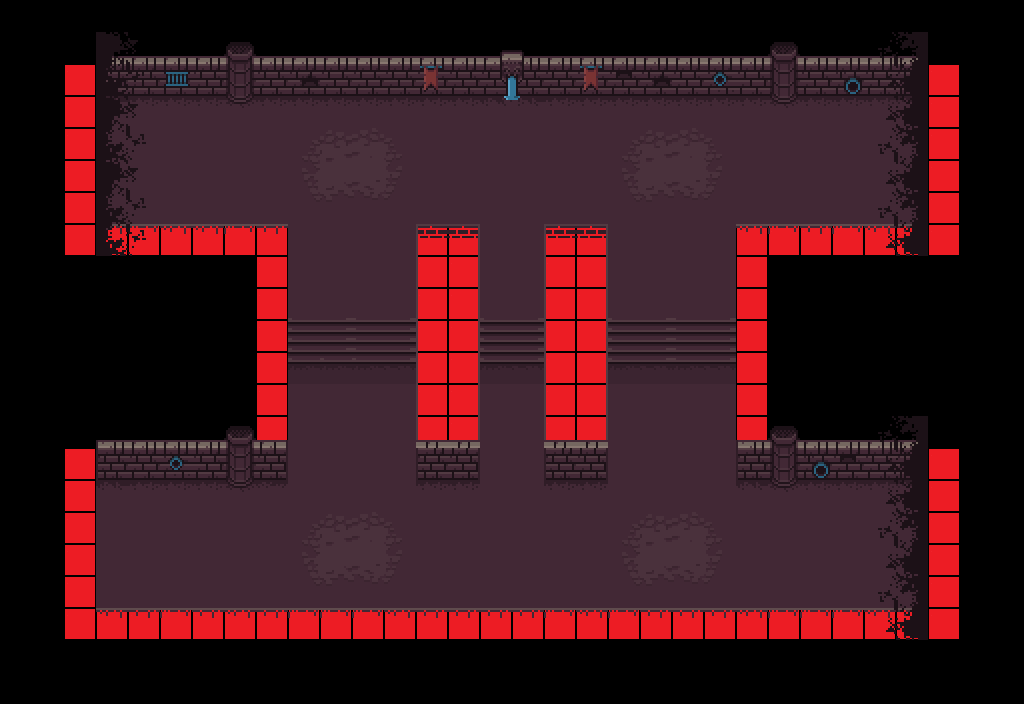

Below is a game level as drawn by its tile map, then a one-line description and the .tmx that defines it (tile-layer data replaced by summaries):
An orthogonal 32x22 tile map with 32x32 px tiles, 7 tile layers (colission, doors, entities, items, ...), 5 tilesets.

<map version="1.10" tiledversion="1.11.2" orientation="orthogonal" renderorder="right-down" width="32" height="22" tilewidth="32" tileheight="32" infinite="0" nextlayerid="8" nextobjectid="1">
 <tileset firstgid="1" name="colission" tilewidth="32" tileheight="32" tilecount="2" columns="2">
  <image source="tilesets/colission.png" width="64" height="32" />
  <tile id="0">
   <properties>
    <property name="wakable" type="bool" value="true" />
   </properties>
  </tile>
  <tile id="1">
   <properties>
    <property name="wakable" type="bool" value="false" />
   </properties>
  </tile>
 </tileset>
 <tileset firstgid="3" name="entities" tilewidth="32" tileheight="32" tilecount="19" columns="19">
  <image source="tilesets/entities.png" width="608" height="32" />
  <tile id="0">
   <properties>
    <property name="spawn" type="int" value="0" />
   </properties>
  </tile>
  <tile id="1">
   <properties>
    <property name="spawn" type="int" value="1" />
   </properties>
  </tile>
  <tile id="2">
   <properties>
    <property name="spawn" type="int" value="2" />
   </properties>
  </tile>
  <tile id="3">
   <properties>
    <property name="spawn" type="int" value="3" />
   </properties>
  </tile>
  <tile id="4">
   <properties>
    <property name="spawn" type="int" value="4" />
   </properties>
  </tile>
  <tile id="5">
   <properties>
    <property name="spawn" type="int" value="5" />
   </properties>
  </tile>
  <tile id="6">
   <properties>
    <property name="spawn" type="int" value="6" />
   </properties>
  </tile>
  <tile id="7">
   <properties>
    <property name="spawn" type="int" value="7" />
   </properties>
  </tile>
  <tile id="8">
   <properties>
    <property name="spawn" type="int" value="8" />
   </properties>
  </tile>
  <tile id="9">
   <properties>
    <property name="spawn" type="int" value="9" />
   </properties>
  </tile>
  <tile id="10">
   <properties>
    <property name="spawn" type="int" value="10" />
   </properties>
  </tile>
  <tile id="11">
   <properties>
    <property name="spawn" type="int" value="11" />
   </properties>
  </tile>
  <tile id="12">
   <properties>
    <property name="spawn" type="int" value="12" />
   </properties>
  </tile>
  <tile id="13">
   <properties>
    <property name="spawn" type="int" value="13" />
   </properties>
  </tile>
  <tile id="14">
   <properties>
    <property name="spawn" type="int" value="14" />
   </properties>
  </tile>
  <tile id="15">
   <properties>
    <property name="spawn" type="int" value="15" />
   </properties>
  </tile>
  <tile id="16">
   <properties>
    <property name="spawn" type="int" value="16" />
   </properties>
  </tile>
  <tile id="17">
   <properties>
    <property name="spawn" type="int" value="17" />
   </properties>
  </tile>
  <tile id="18">
   <properties>
    <property name="spawn" type="int" value="18" />
   </properties>
  </tile>
 </tileset>
 <tileset firstgid="22" name="items" tilewidth="32" tileheight="32" tilecount="4" columns="4">
  <properties>
   <property name="item" type="int" value="0" />
  </properties>
  <image source="tilesets/items.png" width="128" height="32" />
  <tile id="0">
   <properties>
    <property name="item" type="int" value="0" />
   </properties>
  </tile>
  <tile id="1">
   <properties>
    <property name="item" type="int" value="1" />
   </properties>
  </tile>
  <tile id="2">
   <properties>
    <property name="item" type="int" value="2" />
   </properties>
  </tile>
  <tile id="3">
   <properties>
    <property name="item" type="int" value="3" />
   </properties>
  </tile>
 </tileset>
 <tileset firstgid="26" name="graphics" tilewidth="32" tileheight="32" tilecount="512" columns="32">
  <image source="tilesets/graphics.png" width="1024" height="512" />
 </tileset>
 <tileset firstgid="538" name="doors" tilewidth="32" tileheight="32" tilecount="4" columns="4">
  <image source="tilesets/doors.png" width="128" height="32" />
  <tile id="0">
   <properties>
    <property name="map" type="int" value="0" />
   </properties>
  </tile>
  <tile id="1">
   <properties>
    <property name="map" type="int" value="1" />
   </properties>
  </tile>
  <tile id="2">
   <properties>
    <property name="map" type="int" value="2" />
   </properties>
  </tile>
  <tile id="3">
   <properties>
    <property name="map" type="int" value="3" />
   </properties>
  </tile>
 </tileset>
 <layer id="1" name="colission" width="32" height="22">
  <properties>
   <property name="spawnX1" type="int" value="3" />
   <property name="spawnX2" type="int" value="26" />
   <property name="spawnX3" type="int" value="26" />
   <property name="spawnX4" type="int" value="0" />
   <property name="spawnY1" type="int" value="16" />
   <property name="spawnY2" type="int" value="16" />
   <property name="spawnY3" type="int" value="4" />
   <property name="spawnY4" type="int" value="0" />
  </properties>
  <data>[704 cells, 432 non-empty, 2 distinct tile ids]</data>
 </layer>
 <layer id="5" name="doors" width="32" height="22">
  <data>[704 cells, 6 non-empty, 3 distinct tile ids]</data>
 </layer>
 <layer id="2" name="entities" width="32" height="22">
  <data>[704 cells, 4 non-empty, 2 distinct tile ids]</data>
 </layer>
 <layer id="3" name="items" width="32" height="22">
  <data>[704 cells, 4 non-empty, 3 distinct tile ids]</data>
 </layer>
 <layer id="4" name="graphicsbg" width="32" height="22">
  <data>[704 cells, 434 non-empty, 50 distinct tile ids]</data>
 </layer>
 <layer id="7" name="graphicsmid" width="32" height="22">
  <data>[704 cells, 46 non-empty, 9 distinct tile ids]</data>
 </layer>
 <layer id="6" name="graphicsfr" width="32" height="22">
  <data>[704 cells, 0 non-empty, 0 distinct tile ids]</data>
 </layer>
</map>